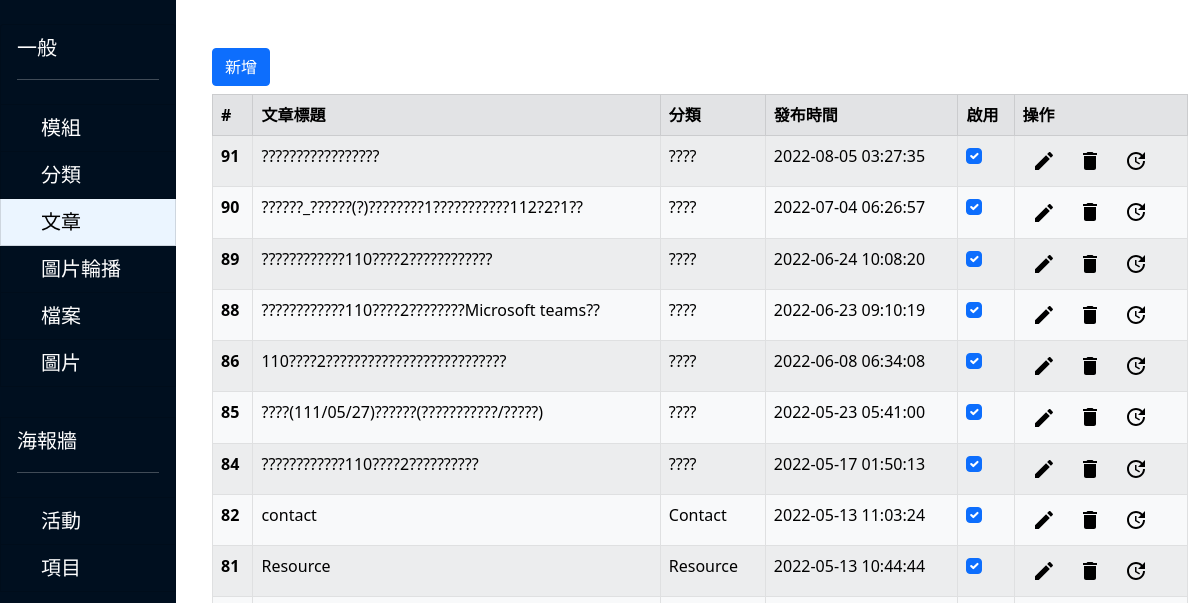
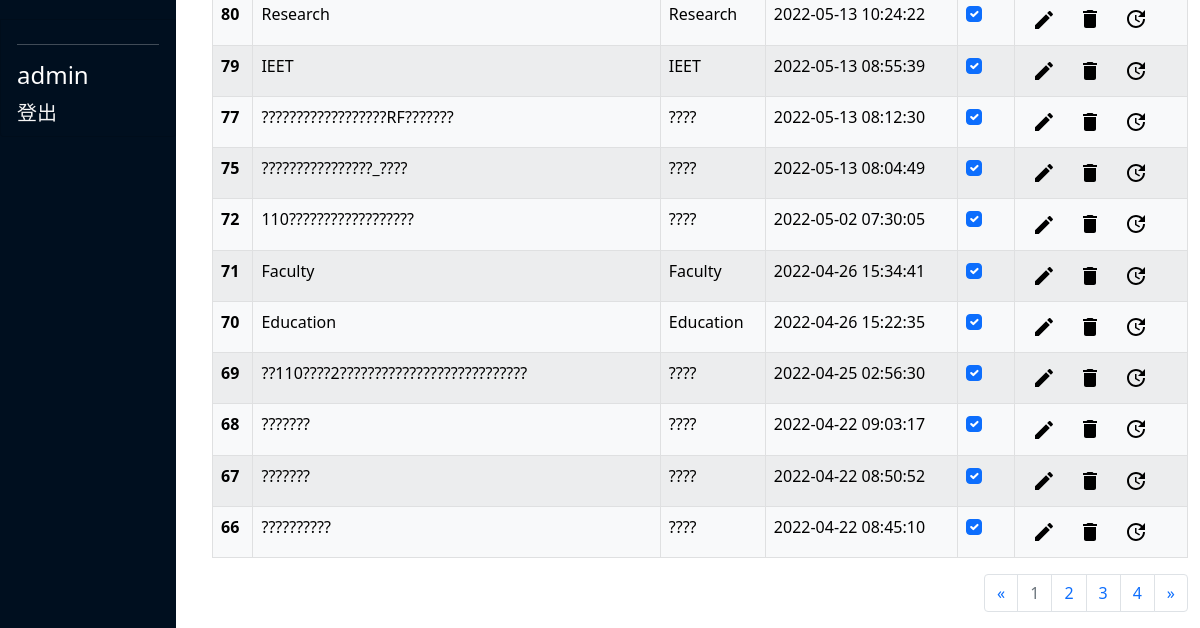
Before: /editor/index.php?usage=post (signed in) with the older database file (2 pictures, top to bottom).
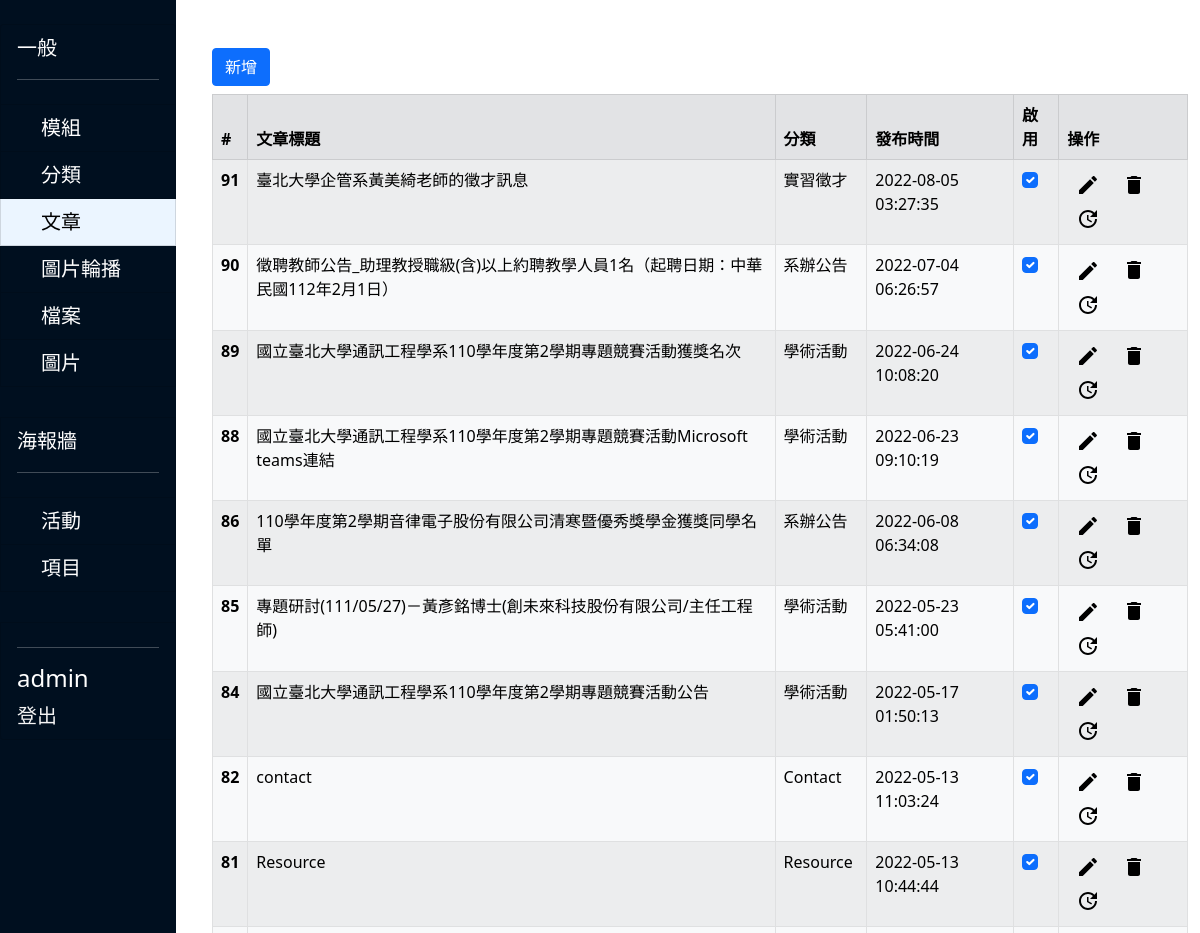
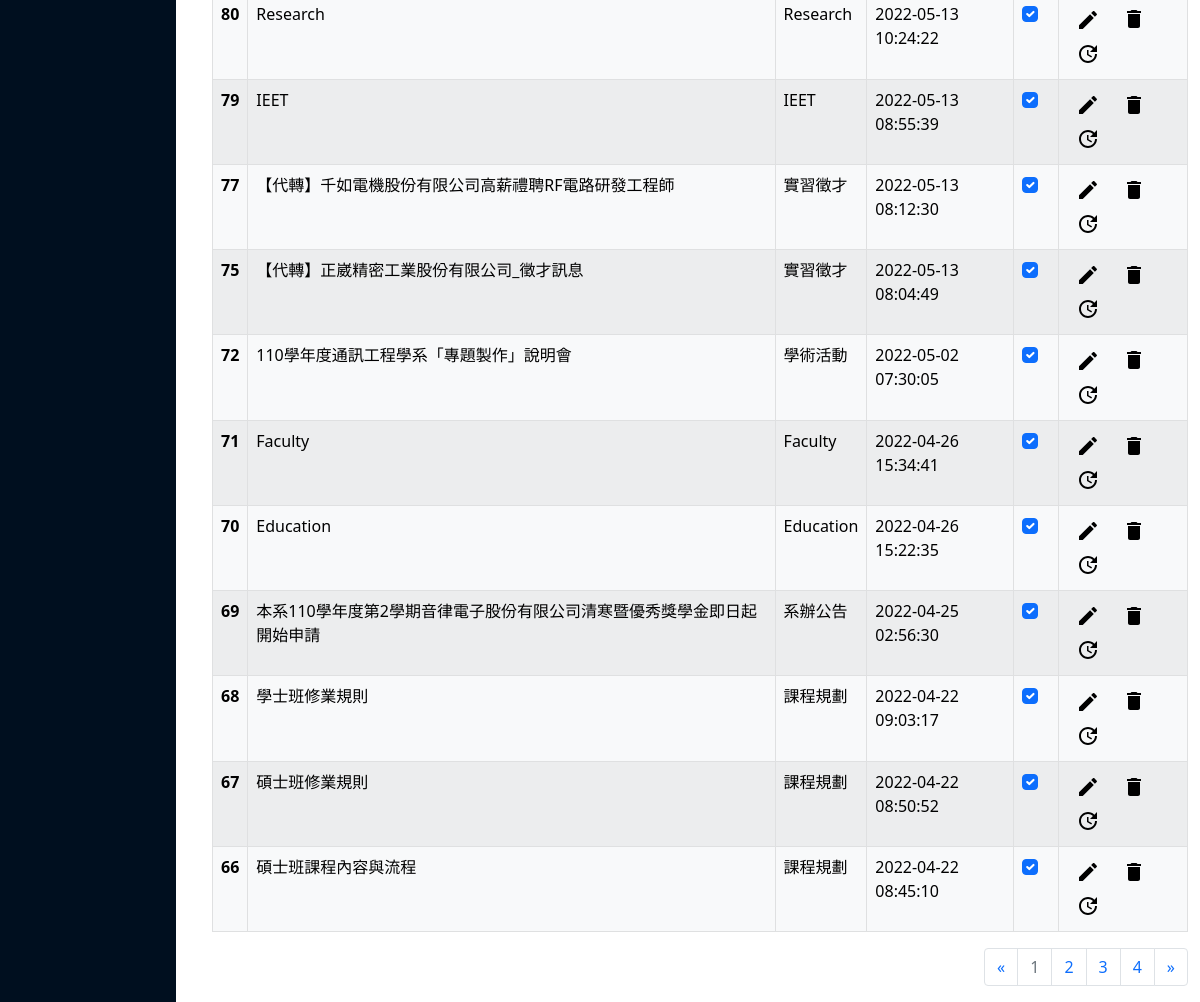
After: the same page with the newer database file (2 pictures, top to bottom).
### tables this page shows
CREATE TABLE IF NOT EXISTS `post` (
  `id` smallint NOT NULL AUTO_INCREMENT,
  `title` varchar(100) DEFAULT NULL,
  `class` smallint DEFAULT NULL,
  `enable` tinyint(1) NOT NULL DEFAULT '1',
  `content` varchar(25) DEFAULT NULL,
  `published` timestamp NULL DEFAULT CURRENT_TIMESTAMP,
  `href` varchar(300) DEFAULT NULL,
  PRIMARY KEY (`id`)
);

CREATE TABLE IF NOT EXISTS `class` (
  `id` smallint NOT NULL AUTO_INCREMENT,
  `title` varchar(50) DEFAULT NULL,
  `parent` smallint DEFAULT NULL,
  `mods` varchar(50) DEFAULT NULL,
  PRIMARY KEY (`id`)
);

### editor/utils.php (called while the page is built, shortened)
<?php
function sql_query($link, $sql){
    $result = mysqli_query($link, $sql);
    return $result;
}
function sql_fetch($result){
    if($result){
        $row = mysqli_fetch_array($result);
    }else{
        $row = false;
    }
    return $row;
}
function id2Class($data, $link)
{
    $sql = "SELECT * FROM class WHERE id=$data;";
    $result = sql_query($link, $sql);
    $row = sql_fetch($result);
    $res = $row['title'];
    return $res;
}
?>

### editor/post/index.php (the view, shortened to what this page needs)
<?php
$link = sql_connect();
$table_name = "post";
$page = 1;
$num_per_page = 20;
$data_start = ($page - 1) * $num_per_page;
$sql = "SELECT COUNT(*) as total FROM $table_name;";
$result = sql_query($link, $sql);
$row = sql_fetch($result);
$total = ceil($row[0] / $num_per_page);
$sql = "SELECT * FROM $table_name ORDER BY published desc LIMIT $data_start, $num_per_page;";
$result = sql_query($link, $sql);
?>
<div class="row mt-5">
    <div class="col-2"><a class="btn btn-primary" href="./post/postEditor.php">新增</a></div>
</div>
<div class="row mt-2">
    <div class="col table-responsive">
        <table class="table table-light table-striped table-hover table-bordered">
            <thead>
                <tr class="table-secondary tab-title" id="title">
                    <th scope="col">#</th>
                    <th scope="col">文章標題</th>
                    <th scope="col">分類</th>
                    <th scope="col">發布時間</th>
                    <th scope="col">啟用</th>
                    <th scope="col">操作</th>
                </tr>
            </thead>
            <tbody id="dataTable">
                <?php
                while ($row = sql_fetch($result)) { ?>
                    <tr id="<?php echo $row["id"]; ?>" class="dataRow">
                        <th scope="row" name="id"><?php echo $row["id"]; ?></th>
                        <td name="title"><?php echo $row["title"]; ?></td>
                        <td name="class" for="<?php echo $row["class"]; ?>"><?php echo id2Class($row["class"], $link); ?></td>
                        <td name="published"><?php echo $row["published"]; ?></td>
                        <td name="enable"><input class="form-check-input" name="enableCheck" type="checkbox" <?php echo ($row['enable']) ? 'checked' : ''; ?>></td>
                        <td name="operations">
                            <button class="btn btn-sm" name="edit" for="<?php echo $row["id"]; ?>"><img src="./images/edit_black_24dp.svg"></button>
                            <input class="btn btn-sm" type="image" name="delete" value="<?php echo $row[0]; ?>" src="./images/delete_black_24dp.svg" />
                            <input class="btn btn-sm" type="image" name="refresh" value="<?php echo $row[0]; ?>" src="./images/update_black_24dp.svg" />
                        </td>
                    </tr>
                <?php }
                ?>
            </tbody>
        </table>
    </div>
</div>
<div class="row">
    <div class="col">
        <nav aria-label="Page navigation">
            <ul class="pagination justify-content-end">
                <li class="page-item">
                    <a class="page-link" href="./index.php?usage=post&page=<?php echo ($page - 1 < 1) ?  $page :  $page - 1; ?>" id="previous">
                        <span aria-hidden="true">&laquo;</span>
                    </a>
                </li>
                <?php
                $start = $page - 2;
                $stop = $page + 2;
                if ($page < 3) {
                    $start = 1;
                    $stop = $start + 4;
                } else if ($total - $page < 2) {
                    $start = $total - 4;
                    $stop = $total;
                }
                if ($total < 5) {
                    $start = 1;
                    $stop = $total;
                }
                for ($i = $start; $i <= $stop; $i++) {
                    if ($page == $i) {
                        echo "<li class='page-item disabled'><a class='page-link' href='./index.php?usage=post&page=$i'>$i</a></li>";
                    } else {
                        echo "<li class='page-item'><a class='page-link' href='./index.php?usage=post&page=$i'>$i</a></li>";
                    }
                }
                ?>
                <li class="page-item">
                    <a class="page-link" href="./index.php?usage=post&page=<?php echo ($page + 1 > $total) ?  $page :  $page + 1; ?>" id="next">
                        <span aria-hidden="true">&raquo;</span>
                    </a>
                </li>
            </ul>
        </nav>
    </div>
</div>

Changed rows visible on the page:
changed post id 91: title "?????????????????" → "臺北大學企管系黃美綺老師的徵才訊息"; class.title "????" → "實習徵才"
changed post id 90: title "??????_??????(?)????????1???????????112?2?1??" → "徵聘教師公告_助理教授職級(含)以上約聘教學人員1名（起聘日期：中華民國112年2月1日）"; class.title "????" → "系辦公告"
changed post id 89: title "????????????110????2????????????" → "國立臺北大學通訊工程學系110學年度第2學期專題競賽活動獲獎名次"; class.title "????" → "學術活動"
changed post id 88: title "????????????110????2????????Microsoft teams??" → "國立臺北大學通訊工程學系110學年度第2學期專題競賽活動Microsoft teams連結"; class.title "????" → "學術活動"
changed post id 86: title "110????2??????????????????????????" → "110學年度第2學期音律電子股份有限公司清寒暨優秀獎學金獲獎同學名單"; class.title "????" → "系辦公告"
changed post id 85: title "????(111/05/27)??????(???????????/?????)" → "專題研討(111/05/27)－黃彥銘博士(創未來科技股份有限公司/主任工程師)"; class.title "????" → "學術活動"
changed post id 84: title "????????????110????2??????????" → "國立臺北大學通訊工程學系110學年度第2學期專題競賽活動公告"; class.title "????" → "學術活動"
changed post id 77: title "??????????????????RF???????" → "【代轉】千如電機股份有限公司高薪禮聘RF電路研發工程師"; class.title "????" → "實習徵才"
changed post id 75: title "????????????????_????" → "【代轉】正崴精密工業股份有限公司_徵才訊息"; class.title "????" → "實習徵才"
changed post id 72: title "110??????????????????" → "110學年度通訊工程學系「專題製作」說明會"; class.title "????" → "學術活動"
changed post id 69: title "??110????2???????????????????????????" → "本系110學年度第2學期音律電子股份有限公司清寒暨優秀獎學金即日起開始申請"; class.title "????" → "系辦公告"
changed post id 68: title "???????" → "學士班修業規則"; class.title "????" → "課程規劃"
changed post id 67: title "???????" → "碩士班修業規則"; class.title "????" → "課程規劃"
changed post id 66: title "??????????" → "碩士班課程內容與流程"; class.title "????" → "課程規劃"
